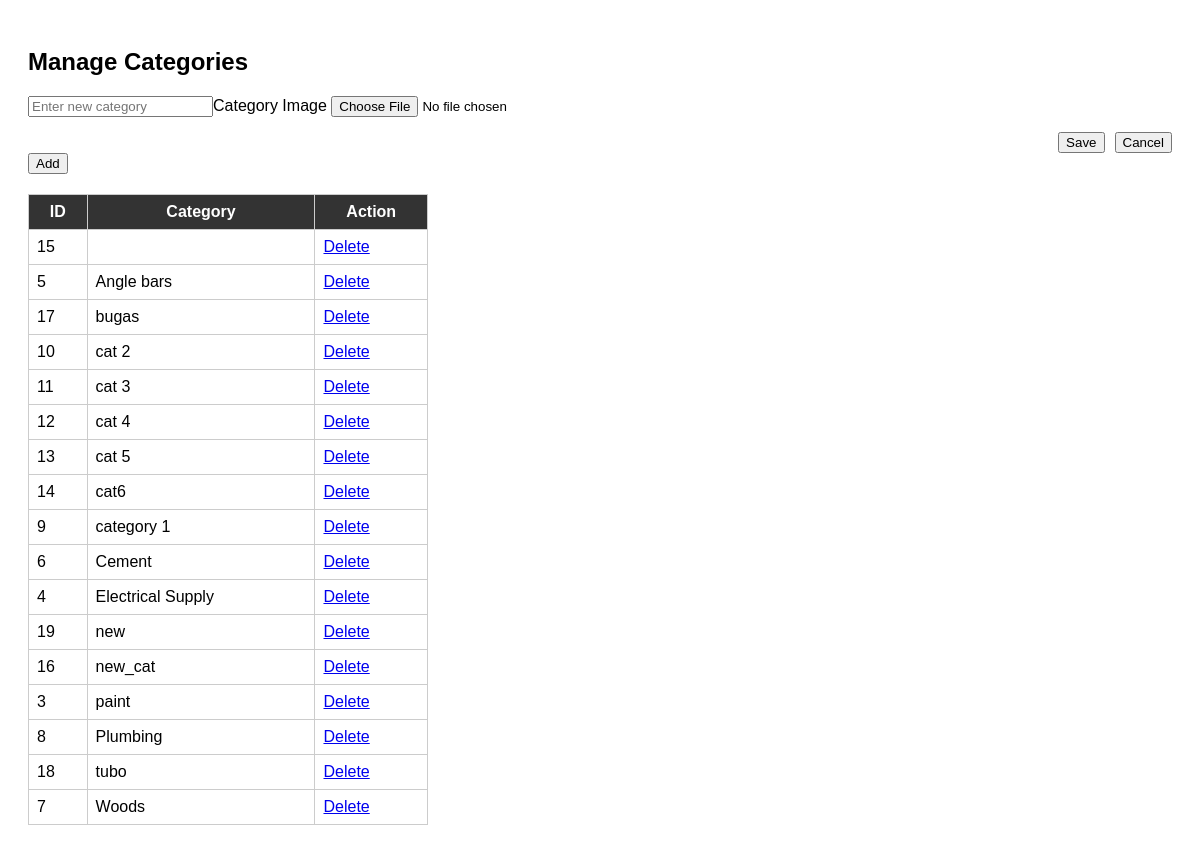
The app's page /categories.php, older data.
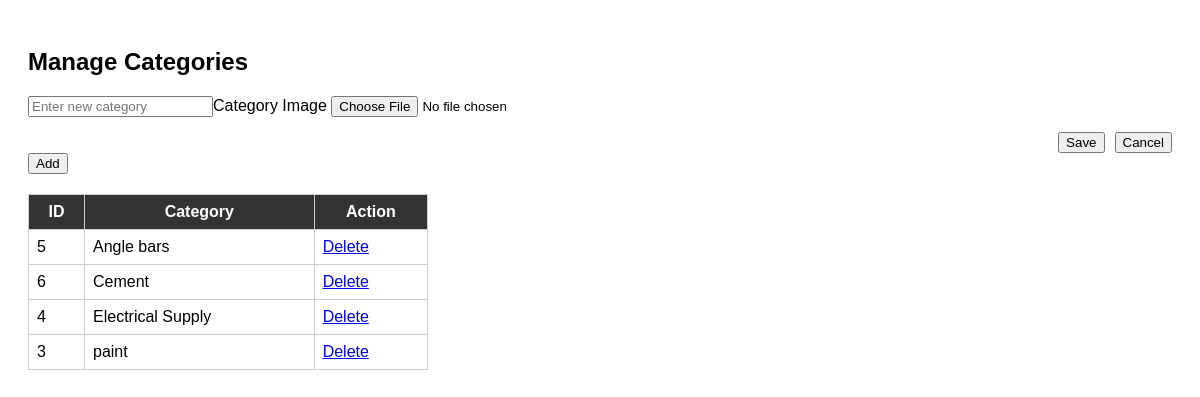
The same page, newer data.
### tables this page shows
CREATE TABLE `categories` (
  `id` int(11) NOT NULL,
  `category_name` varchar(100) NOT NULL,
  `image` varchar(255) DEFAULT NULL
);

### categories.php (the view, shortened to what this page needs)
<?php
include 'db.php';
$result = $conn->query("SELECT * FROM categories ORDER BY category_name ASC");
?>
<!DOCTYPE html>
<html lang="en">
<head>
</head>
<body>
  <h2>Manage Categories</h2>
  <form method="POST">
    <input type="text" name="category_name" placeholder="Enter new category" required><label>Category Image</label>
  <input type="file" name="category_image" accept="image/*">
  <div style="margin-top:15px; display:flex; justify-content:flex-end; gap:10px;">
    <button type="submit" class="btn">Save</button>
    <button type="button" id="closeModal" class="btn btn-secondary">Cancel</button>
  </div>
    <button type="submit">Add</button>
  </form>
  <table>
    <tr><th>ID</th><th>Category</th><th>Action</th></tr>
    <?php while($row = $result->fetch_assoc()): ?>
    <tr>
      <td><?= $row['id'] ?></td>
      <td><?= htmlspecialchars($row['category_name']) ?></td>
      <td><a href="?delete=<?= $row['id'] ?>" onclick="return confirm('Delete this category?')">Delete</a></td>
    </tr>
    <?php endwhile; ?>
  </table>
</body>
</html>

Row changes from the older to the newer data that the page shows:
removed categories: id "15"
removed categories: id "17", category_name "bugas"
removed categories: id "10", category_name "cat 2"
removed categories: id "11", category_name "cat 3"
removed categories: id "12", category_name "cat 4"
removed categories: id "13", category_name "cat 5"
removed categories: id "14", category_name "cat6"
removed categories: id "9", category_name "category 1"
removed categories: id "19", category_name "new"
removed categories: id "16", category_name "new_cat"
removed categories: id "8", category_name "Plumbing"
removed categories: id "18", category_name "tubo"
removed categories: id "7", category_name "Woods"
